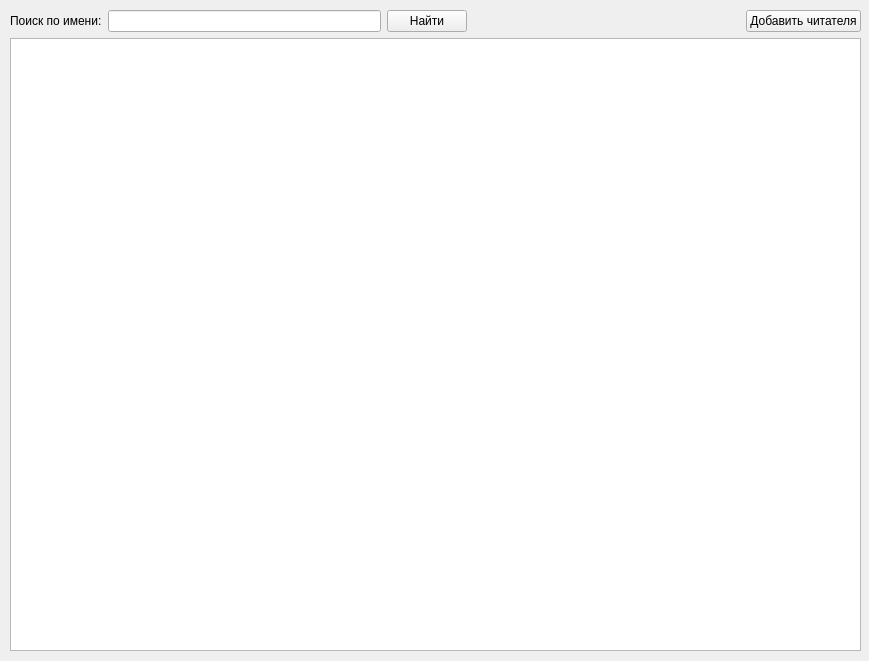
<?xml version="1.0" encoding="UTF-8"?>
<ui version="4.0">
 <class>readersForm</class>
 <widget class="QWidget" name="readersForm">
  <property name="windowModality">
   <enum>Qt::ApplicationModal</enum>
  </property>
  <property name="geometry">
   <rect>
    <x>0</x>
    <y>0</y>
    <width>869</width>
    <height>661</height>
   </rect>
  </property>
  <property name="minimumSize">
   <size>
    <width>869</width>
    <height>661</height>
   </size>
  </property>
  <property name="maximumSize">
   <size>
    <width>869</width>
    <height>661</height>
   </size>
  </property>
  <property name="windowTitle">
   <string>Список читателей</string>
  </property>
  <widget class="QWidget" name="layoutWidget">
   <property name="geometry">
    <rect>
     <x>10</x>
     <y>10</y>
     <width>851</width>
     <height>641</height>
    </rect>
   </property>
   <layout class="QVBoxLayout" name="verticalLayout">
    <item>
     <layout class="QHBoxLayout" name="horizontalLayout">
      <item>
       <widget class="QLabel" name="searchLabel">
        <property name="text">
         <string>Поиск по имени:</string>
        </property>
       </widget>
      </item>
      <item>
       <widget class="QLineEdit" name="searchEdit"/>
      </item>
      <item>
       <widget class="QPushButton" name="searchButton">
        <property name="text">
         <string>Найти</string>
        </property>
       </widget>
      </item>
      <item>
       <spacer name="horizontalSpacer">
        <property name="orientation">
         <enum>Qt::Horizontal</enum>
        </property>
        <property name="sizeHint" stdset="0">
         <size>
          <width>40</width>
          <height>20</height>
         </size>
        </property>
       </spacer>
      </item>
      <item>
       <widget class="QPushButton" name="addButton">
        <property name="text">
         <string>Добавить читателя</string>
        </property>
       </widget>
      </item>
     </layout>
    </item>
    <item>
     <widget class="QTableWidget" name="readersWidget"/>
    </item>
   </layout>
  </widget>
 </widget>
 <resources/>
 <connections/>
</ui>
